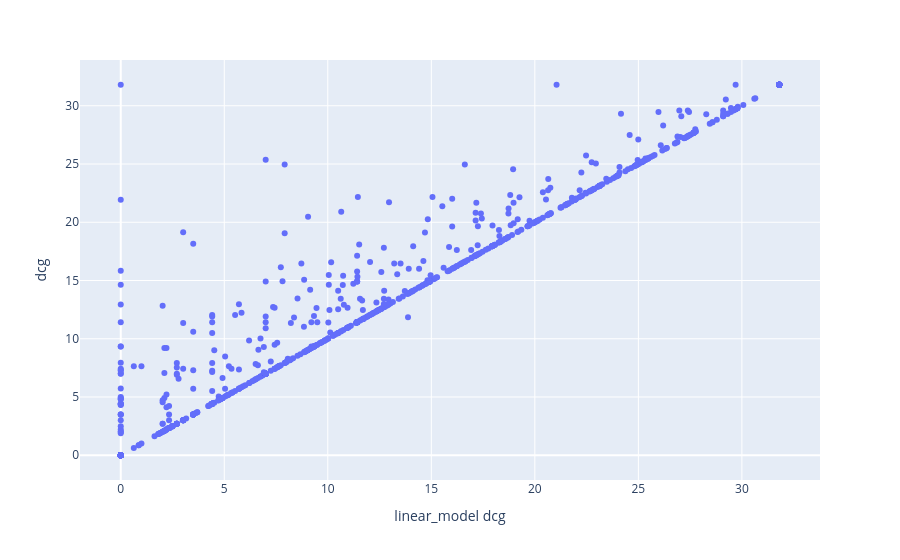

Notebook cell for this chart:
### Code cell
px.scatter(
    df_metrics_merged,
    x="linear_model dcg",
    y="dcg",
    hover_data=df_metrics_merged.columns,
)

### Figure 1 — Plotly figure (JSON) as saved in the notebook; plotly's stock layout.template omitted (floating-point values rounded to 4 significant figures; data arrays with more than 128 entries replaced by an {"elided": "..."} marker saying what was removed)
{"data": [{"customdata": {"elided": "1000x11 mixed values"}, "hovertemplate": "linear_model dcg=%{x}<br>dcg=%{y}<br>query=%{customdata[0]}<br>linear_model ndcg=%{customdata[1]}<br>linear_model prec@10=%{customdata[2]}<br>linear_model ratio_of_ratings=%{customdata[3]}<br>random_forest dcg=%{customdata[4]}<br>random_forest ndcg=%{customdata[5]}<br>random_forest prec@10=%{customdata[6]}<br>random_forest ratio_of_ratings=%{customdata[7]}<br>ndcg=%{customdata[8]}<br>prec@10=%{customdata[9]}<br>ratio_of_ratings=%{customdata[10]}<extra></extra>", "legendgroup": "", "marker": {"color": "#636efa", "symbol": "circle"}, "mode": "markers", "name": "", "orientation": "v", "showlegend": false, "type": "scatter", "x": {"elided": "1000 float values"}, "xaxis": "x", "y": {"elided": "1000 float values"}, "yaxis": "y"}], "layout": {"autosize": true, "legend": {"tracegroupgap": 0}, "margin": {"t": 60}, "xaxis": {"anchor": "y", "autorange": true, "domain": [0, 1], "range": [-2.044, 33.85], "title": {"text": "linear_model dcg"}, "type": "linear"}, "yaxis": {"anchor": "x", "autorange": true, "domain": [0, 1], "range": [-2.463, 34.27], "title": {"text": "dcg"}, "type": "linear"}}}
